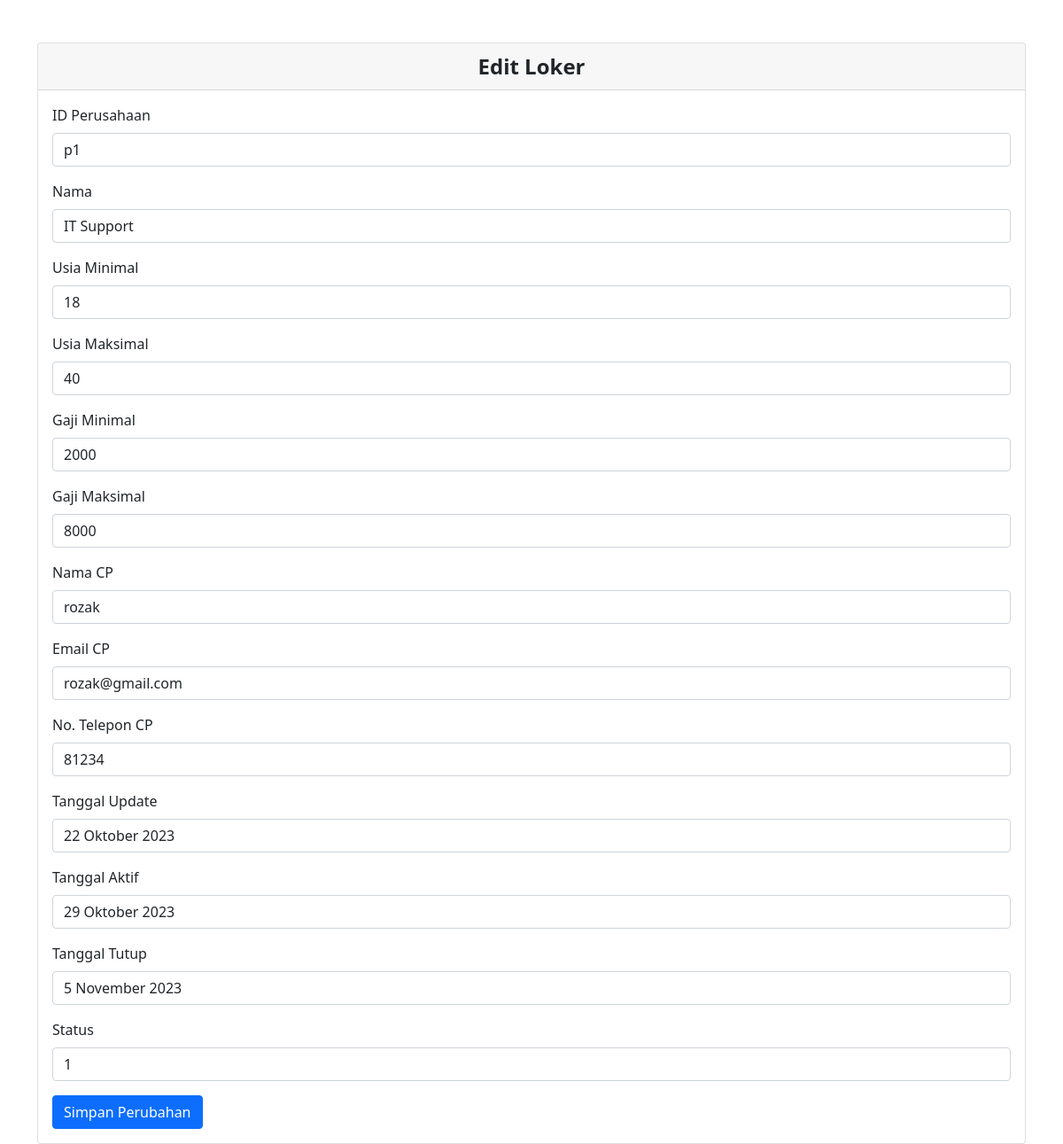
Page /CRUD_loker/edit_loker.php?idloker=1 on the earlier database version.
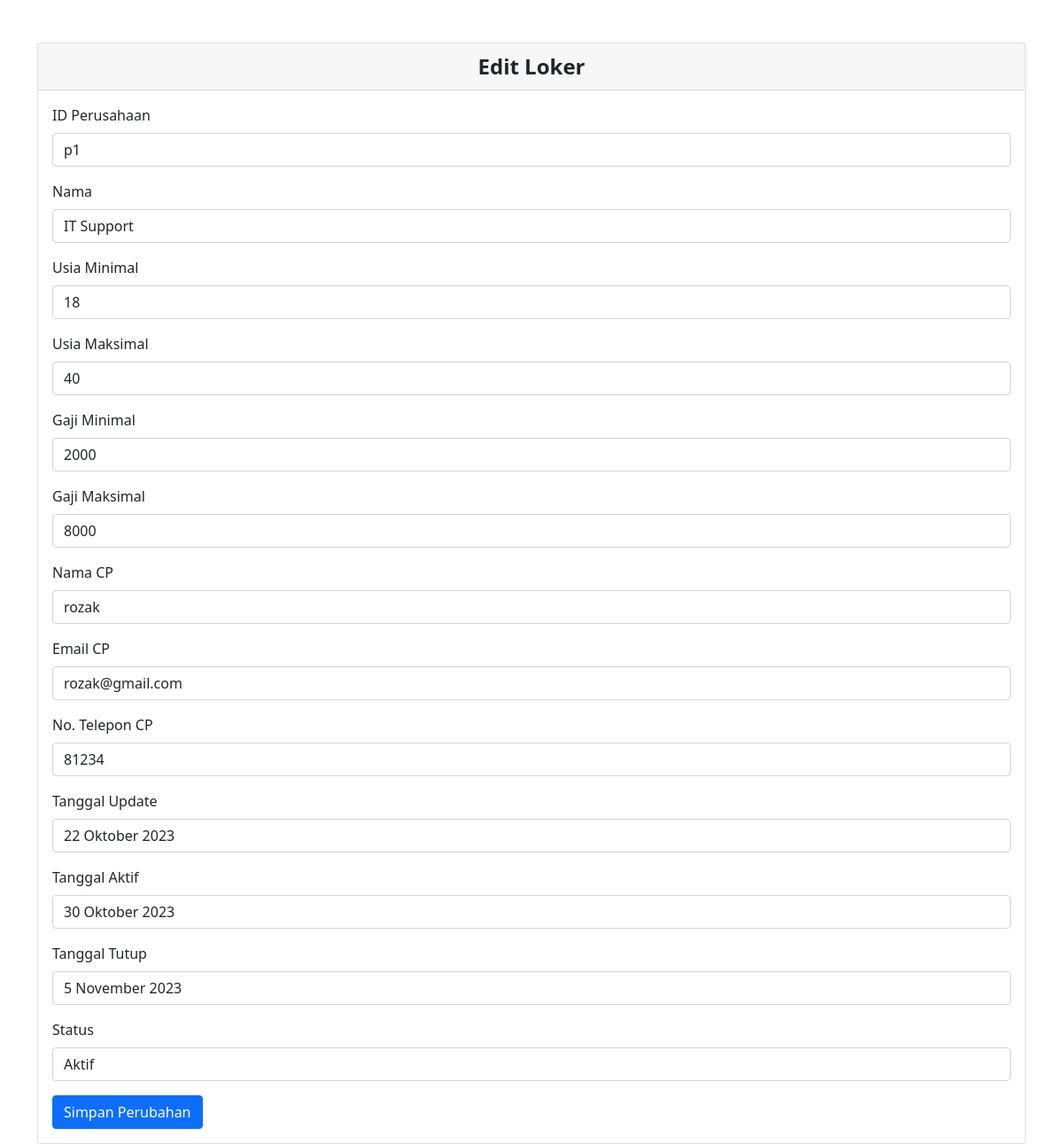
Same page on the later database version.
### tables this page shows
CREATE TABLE `loker` (
  `idloker` varchar(20) NOT NULL,
  `idperusahaan` varchar(20) NOT NULL,
  `nama` varchar(50) NOT NULL,
  `tipe` varchar(20) NOT NULL,
  `usia_min` int(11) NOT NULL,
  `usia_max` int(11) NOT NULL,
  `gaji_min` int(20) NOT NULL,
  `gaji_max` int(25) NOT NULL,
  `nama_cp` varchar(30) NOT NULL,
  `email_cp` varchar(50) NOT NULL,
  `no_telp_cp` int(15) NOT NULL,
  `tgl_update` varchar(30) NOT NULL,
  `tgl_aktif` varchar(30) NOT NULL,
  `tgl_tutup` varchar(30) NOT NULL,
  `status` varchar(30) NOT NULL
);

### CRUD_loker/edit_loker.php (the view, shortened to what this page needs)
<?php
require_once('../db_login.php');
if (isset($_GET['idloker'])) {
    $idloker = $_GET['idloker'];
    $query = "SELECT * FROM loker WHERE idloker = $idloker";
    $result = $db->query($query);
    if ($result->num_rows > 0) {
        $row = $result->fetch_assoc();
    } else {
        echo "Data loker tidak ditemukan.";
        exit;
    }
}
?>
<div class="card mt-5">
    <div class="card-header text-center" style="font-size: 24px; font-weight: bold;">Edit Loker</div>
    <div class="card-body">
        <form method="POST" action="<?php echo $_SERVER['PHP_SELF']; ?>">
            <div class="mb-3">
                <label for="idperusahaan" class="form-label">ID Perusahaan</label>
                <input type="text" class="form-control" name="idperusahaan" value="<?php echo $row['idperusahaan']; ?>">
            </div>
            <div class="mb-3">
                <label for="nama" class="form-label">Nama</label>
                <input type="text" class="form-control" name="nama" value="<?php echo $row['nama']; ?>">
            </div>
            <div class="mb-3">
                <label for="usia_min" class="form-label">Usia Minimal</label>
                <input type="number" class="form-control" name="usia_min" value="<?php echo $row['usia_min']; ?>">
            </div>
            <div class="mb-3">
                <label for="usia_max" class= "form-label">Usia Maksimal</label>
                <input type="number" class="form-control" name="usia_max" value="<?php echo $row['usia_max']; ?>">
            </div>
            <div class="mb-3">
                <label for="gaji_min" class="form-label">Gaji Minimal</label>
                <input type="number" class="form-control" name="gaji_min" value="<?php echo $row['gaji_min']; ?>">
            </div>
            <div class="mb-3">
                <label for="gaji_max" class="form-label">Gaji Maksimal</label>
                <input type="number" class="form-control" name="gaji_max" value="<?php echo $row['gaji_max']; ?>">
            </div>
            <div class="mb-3">
                <label for="nama_cp" class="form-label">Nama CP</label>
                <input type="text" class="form-control" name="nama_cp" value="<?php echo $row['nama_cp']; ?>">
            </div>
            <div class="mb-3">
                <label for="email_cp" class="form-label">Email CP</label>
                <input type="text" class="form-control" name="email_cp" value="<?php echo $row['email_cp']; ?>">
            </div>
            <div class="mb-3">
                <label for="no_telp_cp" class="form-label">No. Telepon CP</label>
                <input type="text" class="form-control" name="no_telp_cp" value="<?php echo $row['no_telp_cp']; ?>">
            </div>
            <div class="mb-3">
                <label for="tgl_update" class="form-label">Tanggal Update</label>
                <input type="text" class="form-control" name="tgl_update" value="<?php echo $row['tgl_update']; ?>">
            </div>
            <div class="mb-3">
                <label for="tgl_aktif" class="form-label">Tanggal Aktif</label>
                <input type="text" class="form-control" name="tgl_aktif" value="<?php echo $row['tgl_aktif']; ?>">
            </div>
            <div class="mb-3">
                <label for="tgl_tutup" class="form-label">Tanggal Tutup</label>
                <input type="text" class="form-control" name="tgl_tutup" value="<?php echo $row['tgl_tutup']; ?>">
            </div>
            <div class="mb-3">
                <label for="status" class="form-label">Status</label>
                <input type="text" class="form-control" name="status" value="<?php echo $row['status']; ?>">
            </div>
            <button type="submit" class="btn btn-primary">Simpan Perubahan</button>
        </form>
    </div>
</div>

Differences in the rows shown:
changed loker "IT Support": tgl_aktif "29 Oktober 2023" → "30 Oktober 2023"; status "1" → "Aktif"
